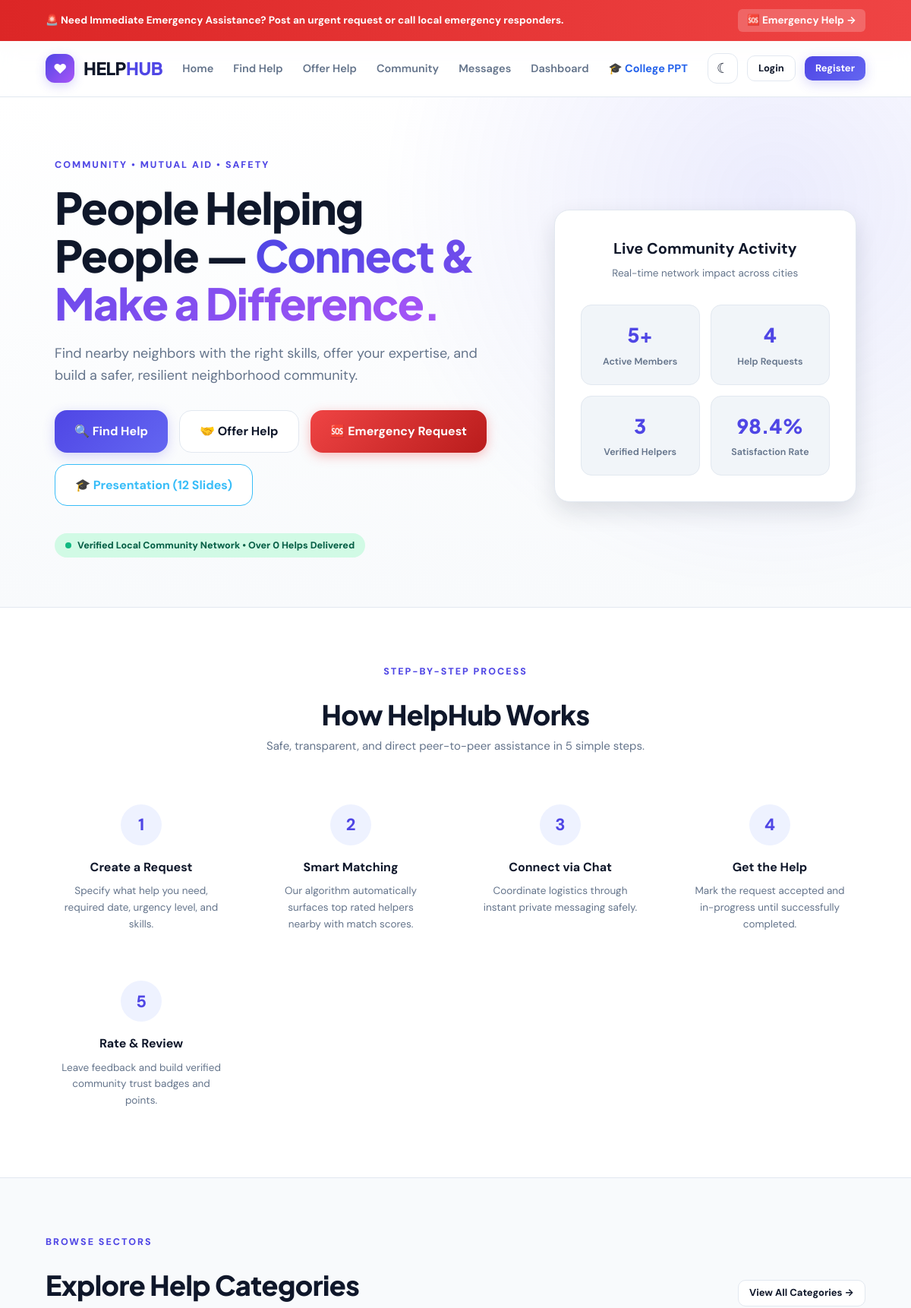
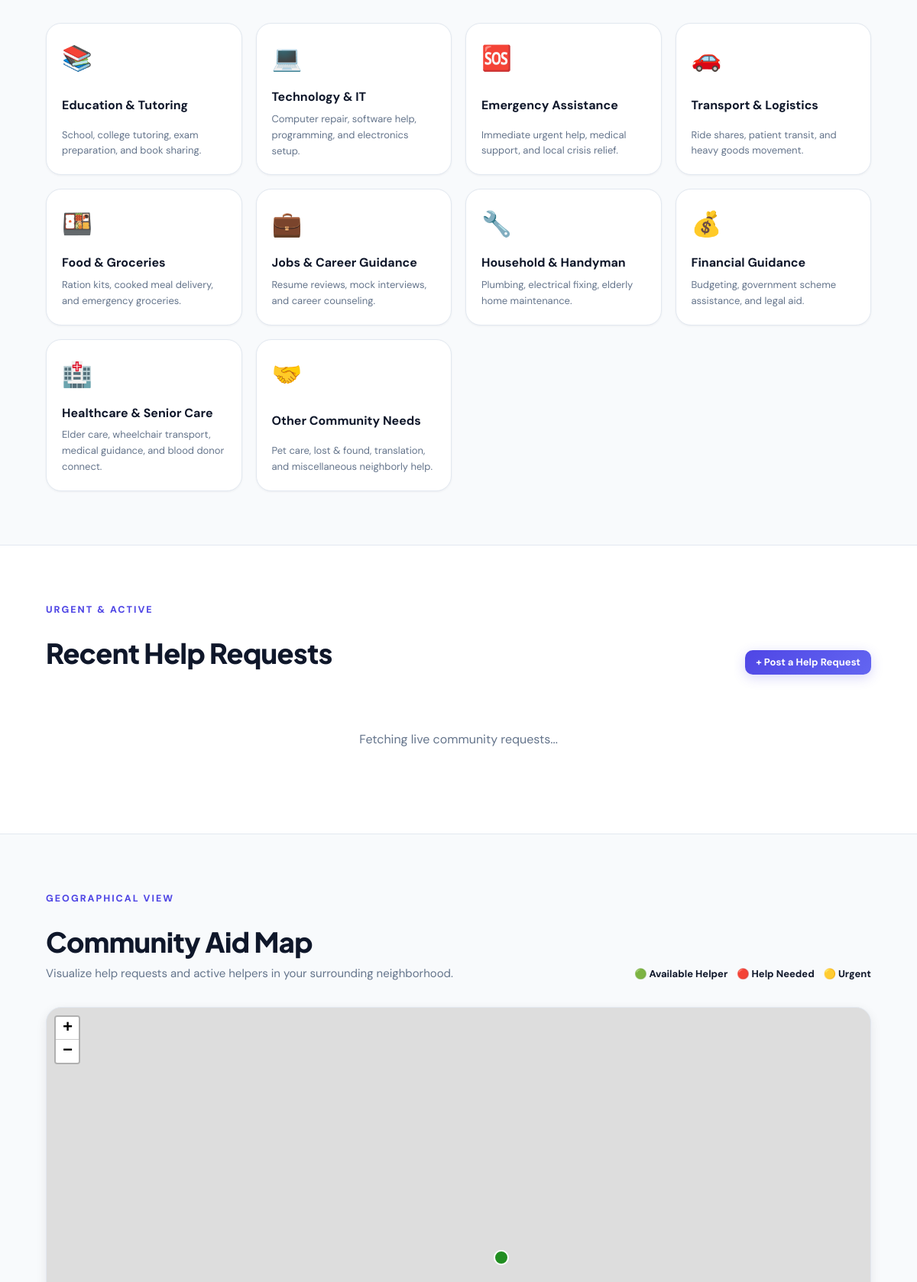
The page / (upper part) on the database its author committed (2 pictures, top to bottom).
### tables this page shows
CREATE TABLE categories (
    id INT AUTO_INCREMENT PRIMARY KEY,
    name VARCHAR(80) NOT NULL,
    slug VARCHAR(80) NOT NULL UNIQUE,
    icon VARCHAR(40) NOT NULL DEFAULT 'help',
    description VARCHAR(255) NULL,
    created_at TIMESTAMP DEFAULT CURRENT_TIMESTAMP
);

### index.php (the view, shortened to what this page needs)
<?php
require_once __DIR__ . '/includes/header.php';
$pdo = get_pdo();
$stats = [
    'users' => 1280,
    'requests' => 340,
    'helpers' => 450,
    'connections' => 980
];
if ($pdo) {
    try {
        $stats['users'] = (int)$pdo->query("SELECT COUNT(*) FROM users")->fetchColumn();
        $stats['requests'] = (int)$pdo->query("SELECT COUNT(*) FROM help_requests")->fetchColumn();
        $stats['helpers'] = (int)$pdo->query("SELECT COUNT(DISTINCT user_id) FROM help_offers")->fetchColumn();
        $stats['connections'] = (int)$pdo->query("SELECT COUNT(*) FROM help_requests WHERE status = 'completed'")->fetchColumn();
    } catch (Exception $e) {}
}
$categories = [];
if ($pdo) {
    $categories = $pdo->query("SELECT * FROM categories ORDER BY id ASC LIMIT 10")->fetchAll();
}
?>
<main>
  <section class="hero">
    <div class="hero-content">
      <span class="eyebrow">COMMUNITY • MUTUAL AID • SAFETY</span>
      <h1>People Helping People — <span>Connect & Make a Difference.</span></h1>
      <p>Find nearby neighbors with the right skills, offer your expertise, and build a safer, resilient neighborhood community.</p>
      <div class="hero-actions">
        <a href="<?= BASE_URL ?>requests/view.php" class="btn btn-primary btn-lg">🔍 Find Help</a>
        <a href="<?= BASE_URL ?>offers/create.php" class="btn btn-outline btn-lg">🤝 Offer Help</a>
        <a href="<?= BASE_URL ?>requests/create.php?urgency=emergency" class="btn btn-emergency btn-lg">🆘 Emergency Request</a>
        <a href="<?= BASE_URL ?>presentation.html" target="_blank" class="btn btn-outline btn-lg" style="border-color:#38bdf8; color:#38bdf8;">🎓 Presentation (12 Slides)</a>
      </div>
      <div class="live-badge">
        <span>Verified Local Community Network • Over <?= number_format($stats['connections']) ?> Helps Delivered</span>
      </div>
    </div>
    <div class="hero-card">
      <h3 style="font-size:20px; margin-bottom:6px;">Live Community Activity</h3>
      <p style="color:var(--text-muted); font-size:13.5px;">Real-time network impact across cities</p>
      <div class="stats-grid">
        <div class="stat-box">
          <b><?= number_format($stats['users'] ?: 1280) ?>+</b>
          <small>Active Members</small>
        </div>
        <div class="stat-box">
          <b><?= number_format($stats['requests'] ?: 340) ?></b>
          <small>Help Requests</small>
        </div>
        <div class="stat-box">
          <b><?= number_format($stats['helpers'] ?: 450) ?></b>
          <small>Verified Helpers</small>
        </div>
        <div class="stat-box">
          <b>98.4%</b>
          <small>Satisfaction Rate</small>
        </div>
      </div>
    </div>
  </section>
  <section class="section" style="background:var(--bg-card); border-bottom:1px solid var(--border-color);">
    <div class="section-head" style="text-align:center; display:block; margin-bottom:45px;">
      <span class="eyebrow">STEP-BY-STEP PROCESS</span>
      <h2>How HelpHub Works</h2>
      <p>Safe, transparent, and direct peer-to-peer assistance in 5 simple steps.</p>
    </div>
    <div style="display:grid; grid-template-columns:repeat(auto-fit, minmax(200px, 1fr)); gap:24px; text-align:center;">
      <div style="padding:20px;">
        <div style="width:54px; height:54px; border-radius:50%; background:var(--primary-light); color:var(--primary); display:grid; place-items:center; font-size:22px; margin:0 auto 16px; font-weight:800;">1</div>
        <h4 style="font-size:16px; margin-bottom:8px;">Create a Request</h4>
        <p style="color:var(--text-muted); font-size:13.5px;">Specify what help you need, required date, urgency level, and skills.</p>
      </div>
      <div style="padding:20px;">
        <div style="width:54px; height:54px; border-radius:50%; background:var(--primary-light); color:var(--primary); display:grid; place-items:center; font-size:22px; margin:0 auto 16px; font-weight:800;">2</div>
        <h4 style="font-size:16px; margin-bottom:8px;">Smart Matching</h4>
        <p style="color:var(--text-muted); font-size:13.5px;">Our algorithm automatically surfaces top rated helpers nearby with match scores.</p>
      </div>
      <div style="padding:20px;">
        <div style="width:54px; height:54px; border-radius:50%; background:var(--primary-light); color:var(--primary); display:grid; place-items:center; font-size:22px; margin:0 auto 16px; font-weight:800;">3</div>
        <h4 style="font-size:16px; margin-bottom:8px;">Connect via Chat</h4>
        <p style="color:var(--text-muted); font-size:13.5px;">Coordinate logistics through instant private messaging safely.</p>
      </div>
      <div style="padding:20px;">
        <div style="width:54px; height:54px; border-radius:50%; background:var(--primary-light); color:var(--primary); display:grid; place-items:center; font-size:22px; margin:0 auto 16px; font-weight:800;">4</div>
        <h4 style="font-size:16px; margin-bottom:8px;">Get the Help</h4>
        <p style="color:var(--text-muted); font-size:13.5px;">Mark the request accepted and in-progress until successfully completed.</p>
      </div>
      <div style="padding:20px;">
        <div style="width:54px; height:54px; border-radius:50%; background:var(--primary-light); color:var(--primary); display:grid; place-items:center; font-size:22px; margin:0 auto 16px; font-weight:800;">5</div>
        <h4 style="font-size:16px; margin-bottom:8px;">Rate & Review</h4>
        <p style="color:var(--text-muted); font-size:13.5px;">Leave feedback and build verified community trust badges and points.</p>
      </div>
    </div>
  </section>
  <section class="section">
    <div class="section-head">
      <div>
        <span class="eyebrow">BROWSE SECTORS</span>
        <h2>Explore Help Categories</h2>
      </div>
      <a href="<?= BASE_URL ?>requests/view.php" class="btn btn-outline btn-sm">View All Categories →</a>
    </div>
    <div style="display:grid; grid-template-columns:repeat(auto-fit, minmax(220px, 1fr)); gap:18px;">
      <?php if (!empty($categories)): ?>
        <?php foreach ($categories as $cat): ?>
          <a href="<?= BASE_URL ?>requests/view.php?category_id=<?= $cat['id'] ?>" class="card" style="padding:20px; cursor:pointer;">
            <div style="font-size:32px; margin-bottom:12px;"><?= $cat['icon'] ?></div>
            <h4 style="font-size:16px; margin-bottom:6px;"><?= htmlspecialchars($cat['name']) ?></h4>
            <p style="color:var(--text-muted); font-size:13px;"><?= htmlspecialchars($cat['description']) ?></p>
          </a>
        <?php endforeach; ?>
      <?php else: ?>
        <p>Categories loading...</p>
      <?php endif; ?>
    </div>
  </section>
  <section class="section" style="background:var(--bg-card); border-top:1px solid var(--border-color); border-bottom:1px solid var(--border-color);">
    <div class="section-head">
      <div>
        <span class="eyebrow">URGENT & ACTIVE</span>
        <h2>Recent Help Requests</h2>
      </div>
      <a href="<?= BASE_URL ?>requests/create.php" class="btn btn-primary btn-sm">+ Post a Help Request</a>
    </div>
    <div class="cards-grid" id="homepageRecentRequests">
      <div style="text-align:center; padding:40px; grid-column:1/-1;">
        <p style="color:var(--text-muted);">Fetching live community requests...</p>
      </div>
    </div>
  </section>
  <section class="section">
    <div class="section-head">
      <div>
        <span class="eyebrow">GEOGRAPHICAL VIEW</span>
        <h2>Community Aid Map</h2>
        <p>Visualize help requests and active helpers in your surrounding neighborhood.</p>
      </div>
      <div style="display:flex; gap:12px; align-items:center; font-size:13px; font-weight:700;">
        <span>🟢 Available Helper</span>
        <span>🔴 Help Needed</span>
        <span>🟡 Urgent</span>
      </div>
    </div>
    <div id="mapContainer"></div>
  </section>
</main>
<?php require_once __DIR__ . '/includes/footer.php'; ?>

### rows shown on the page
categories: icon "📚", name "Education & Tutoring", description "School, college tutoring, exam preparation, and book sharing."
categories: icon "💻", name "Technology & IT", description "Computer repair, software help, programming, and electronics setup."
categories: icon "🆘", name "Emergency Assistance", description "Immediate urgent help, medical support, and local crisis relief."
categories: icon "🚗", name "Transport & Logistics", description "Ride shares, patient transit, and heavy goods movement."
categories: icon "🍱", name "Food & Groceries", description "Ration kits, cooked meal delivery, and emergency groceries."
categories: icon "💼", name "Jobs & Career Guidance", description "Resume reviews, mock interviews, and career counseling."
categories: icon "🔧", name "Household & Handyman", description "Plumbing, electrical fixing, elderly home maintenance."
categories: icon "💰", name "Financial Guidance", description "Budgeting, government scheme assistance, and legal aid."
categories: icon "🏥", name "Healthcare & Senior Care", description "Elder care, wheelchair transport, medical guidance, and blood donor connect."
categories: icon "🤝", name "Other Community Needs", description "Pet care, lost & found, translation, and miscellaneous neighborly help."

### other values the page prints
$stats['connections'] "0"
$stats['users'] ?: 1280 "5"
$stats['requests'] ?: 340 "4"
$stats['helpers'] ?: 450 "3"
